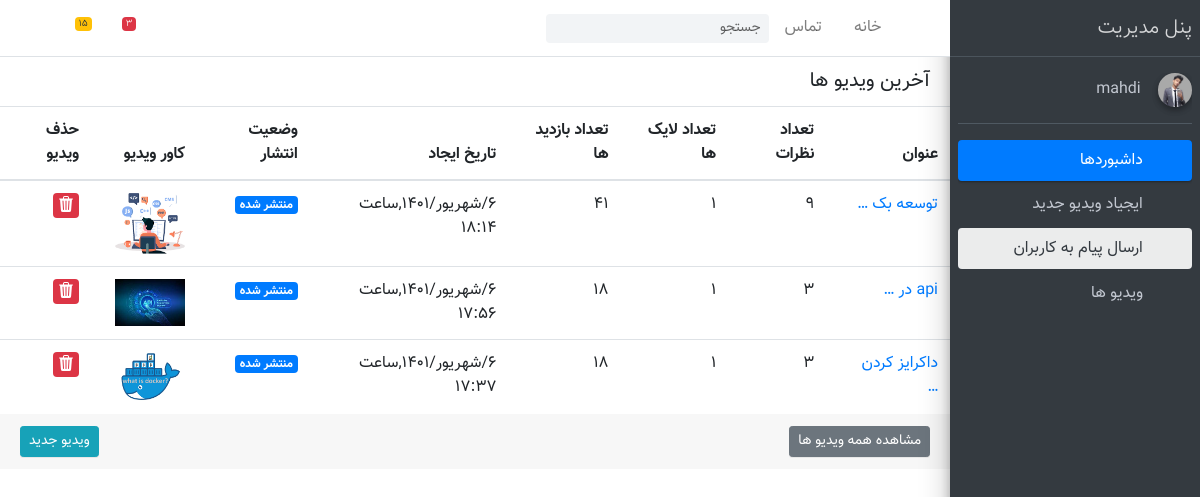
/admin_panel/ (signed in), run on an earlier commit of the app's database.
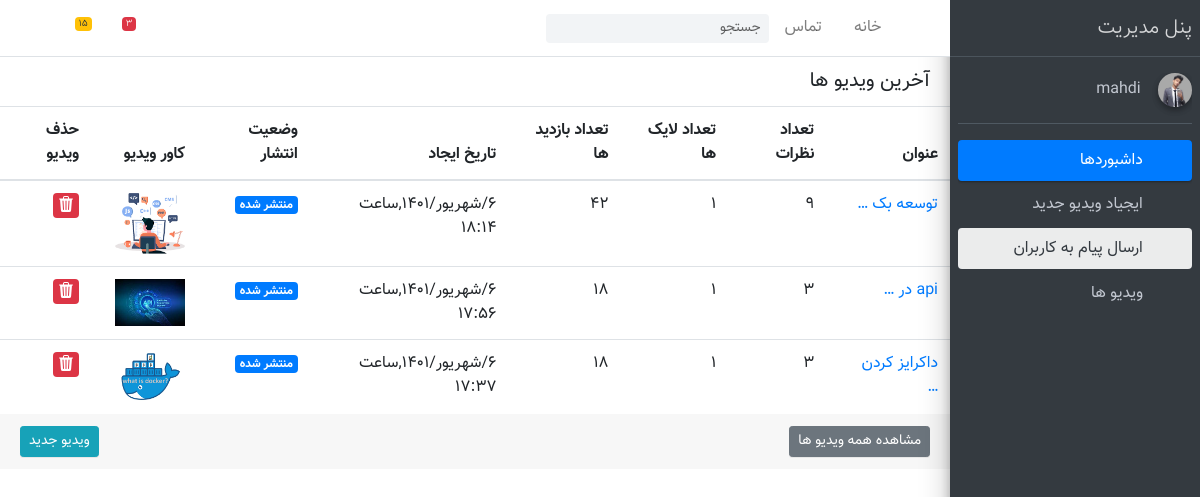
And on a later commit of the database.
### Tutorial_app/models.py (models this page shows, shortened)
class VideoTutorial(models.Model):
    teacher=models.ForeignKey(Techer,on_delete=models.CASCADE,related_name="video_tutorial",verbose_name="مدرس")
    video=models.FileField(upload_to="videototorial/video",verbose_name="ویدیو")
    titel=models.CharField(max_length=100,unique=True,verbose_name="عنوان")
    video_cover=models.FileField(upload_to="videotutorial/iamge",verbose_name="کاور ویدیو")
    video_time=models.TimeField(verbose_name="ویدیو")
    created=models.DateTimeField(auto_now_add=True,verbose_name="تاریخ ایجاد")
    view=models.IntegerField(default=0,verbose_name="تعداد بازدید")
    discription=models.TextField(verbose_name="توضیحات ویدیو")
    tag=models.ManyToManyField(Tags,related_name="videotutorial",verbose_name="تگ ها")
    category=models.ManyToManyField(SubCategory,related_name="videotutorial",verbose_name="دسته بندی ها")
    slug=models.SlugField(null=True,blank=True,allow_unicode=True)
    is_active=models.BooleanField(default=False,verbose_name="ویدیو فعال هست یا خیر؟")
    special_video=models.BooleanField(verbose_name="مخصوص اعضای ویژه؟")
    class Meta:
        ordering=("-created",)
        verbose_name="ویدیو"
        verbose_name_plural="ویدیوها"
    def to_jalali(self):
        return jalali_convert(self.created)
    def get_absulot_url(self):
        return reverse("Home:detail_video",kwargs={"slug":self.slug})

### AdminPanel_app/views.py (the view)
# urls.py: path("",views.AdminPanelView.as_view(),name="admin_panel"),
class AdminPanelView(ActiveTeacher,ListView):
    template_name = "AdminPanel_app/index.html"
    model = VideoTutorial
    def get_queryset(self):
        v=super().get_queryset()
        return v.filter(teacher__user=self.request.user)

### AdminPanel_app/mixins.py (called while the page is built)
    def dispatch(self,request,*args,**kwargs):
        if request.user.is_authenticated:
            user = request.user
            teacher = Techer.objects.get(user=user)
            if teacher.is_active == True:
                return super().dispatch(request,*args,**kwargs)
            else:
                return redirect("Home:Home")
        return redirect("Home:Home")

### context_processor/context_processor.py (called while the page is built)
def categorydata(request):
    context=Category.objects.all()
    return {
        "category":context
    }

def check_activ_teacher(request):
    if request.user.is_authenticated:
        user=request.user
        teacher=Techer.objects.filter(user=user,is_active=True).exists()
        if teacher:
            return {"is_teacher":True}
        return {"is_teacher":False}
    return {"is_teacher": False}

### exeption/jalali.py (called while the page is built)
    def persian_tuple(self):
        return self.persian_year, self.persian_month, self.persian_day

### AdminPanel_app/templates/AdminPanel_app/index.html (shortened to what the changed rows need)
{% load static %}
<!DOCTYPE html>
<html lang="en" dir="rtl">
<head>
    <link rel="stylesheet" href="{% static "AdminPanel_app/plugins/font-awesome/css/font-awesome.min.css" %}">
    <link rel="stylesheet" href="{% static "AdminPanel_app/dist/css/adminlte.min.css" %}">
    <link rel="stylesheet" href="{% static "AdminPanel_app/dist/css/bootstrap-rtl.min.css" %}">
    <link rel="stylesheet" href="{% static "AdminPanel_app/dist/css/custom-style.css" %}">
</head>
<body class="hold-transition sidebar-mini">
<div class="wrapper">
    <div class="main-header">
        <div>
            <div>
                <div class="card-body p-0">
                    <div class="table-responsive">
                        <table class="table m-0">
                            <thead>
                            <tr>
                                <th>عنوان</th>
                                <th>تعداد نظرات</th>
                                <th>تعداد لایک ها</th>
                                <th>تعداد بازدید ها</th>
                                <th>تاریخ ایجاد</th>
                                <th>وضعیت انتشار</th>
                                <th>کاور ویدیو</th>
                                <th>حذف ویدیو</th>
                            </tr>
                            </thead>
                            <tbody>
                            {% for item in object_list %}
                                <tr>
                                    <td>
                                        <a href="{% url "AdminPanel_app:edit_video" item.slug %}">{{ item.titel|truncatewords:2 }}</a>
                                    </td>
                                    <td>{{ item.comment.all.count }}</td>
                                    <td>{{ item.favorite.all.count }}</td>
                                    <td>{{ item.view }}</td>
                                    <td>{{ item.to_jalali }}</td>
                                    {% if item.is_active == False %}
                                        <td><a href="{% url "AdminPanel_app:edit_video" item.slug %}"><span class="badge badge-danger">پیشنویس</span></a></td>
                                    {% else %}
                                        <td><a href="{{ item.get_absulot_url }}"><span class="badge badge-primary">منتشر شده</span></a></td>
                                    {% endif %}
                                    <td><img src="{{ item.video_cover.url }}" width="70px"></td>
                                    <td><a href="{% url "AdminPanel_app:delet_video" item.slug %}"><span
                                            class="badge badge-danger"><svg
                                            xmlns="http://www.w3.org/2000/svg" width="16" height="16"
                                            fill="currentColor" class="bi bi-trash3-fill"
                                            viewBox="0 0 16 16">
  </a>
                                        </svg></span></td>
                                </tr>
                            {% endfor %}
                            </tbody>
                        </table>
                    </div>
                </div>
            </div>
        </div>
    </div>
</div>
</body>
</html>

What changed in the data, as far as the page shows it:
changed VideoTutorial "۶/شهریور/۱۴۰۱,ساعت ۱۸:۱۴": view "۴۱" → "۴۲"
